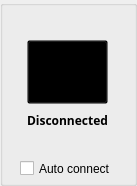
       <widget class="QGroupBox" name="groupBox_3">
        <property name="title">
         <string/>
        </property>
        <widget class="QPushButton" name="Connect_Button">
         <property name="geometry">
          <rect>
           <x>27</x>
           <y>40</y>
           <width>81</width>
           <height>64</height>
          </rect>
         </property>
         <property name="minimumSize">
          <size>
           <width>0</width>
           <height>64</height>
          </size>
         </property>
         <property name="font">
          <font>
           <family>Arial Rounded MT Bold</family>
          </font>
         </property>
         <property name="styleSheet">
          <string notr="true">background:transparent;background-image:url(':/new/prefix2/photos/Buttons/Green_Button_off');background-repeat:no-repeat;</string>
         </property>
         <property name="text">
          <string/>
         </property>
        </widget>
        <widget class="QLabel" name="Connect_Label">
         <property name="geometry">
          <rect>
           <x>7</x>
           <y>100</y>
           <width>121</width>
           <height>41</height>
          </rect>
         </property>
         <property name="maximumSize">
          <size>
           <width>16777215</width>
           <height>16777215</height>
          </size>
         </property>
         <property name="font">
          <font>
           <family>Arial Black</family>
           <pointsize>9</pointsize>
           <weight>75</weight>
           <bold>true</bold>
          </font>
         </property>
         <property name="styleSheet">
          <string notr="true"/>
         </property>
         <property name="text">
          <string>Disconnected</string>
         </property>
         <property name="alignment">
          <set>Qt::AlignCenter</set>
         </property>
        </widget>
        <widget class="QLabel" name="label_19">
         <property name="geometry">
          <rect>
           <x>7</x>
           <y>30</y>
           <width>47</width>
           <height>131</height>
          </rect>
         </property>
         <property name="styleSheet">
          <string notr="true">background-image: url(':new/prefix2/photos/Rahmen_Links.png');
background-color:none;
background-repeat:no-repeat;</string>
         </property>
         <property name="text">
          <string/>
         </property>
        </widget>
        <widget class="QLabel" name="label_20">
         <property name="geometry">
          <rect>
           <x>77</x>
           <y>30</y>
           <width>51</width>
           <height>131</height>
          </rect>
         </property>
         <property name="styleSheet">
          <string notr="true">background-image: url(':new/prefix2/photos/Rahmen_Rechts.png');
background-color:none;
background-repeat:no-repeat;</string>
         </property>
         <property name="text">
          <string/>
         </property>
        </widget>
        <widget class="QLabel" name="label_21">
         <property name="geometry">
          <rect>
           <x>54</x>
           <y>30</y>
           <width>23</width>
           <height>131</height>
          </rect>
         </property>
         <property name="styleSheet">
          <string notr="true">background-image: url(':new/prefix2/photos/Rahmen_Mitte.png');
background-color:none;
background-repeat:repeat-x;</string>
         </property>
         <property name="text">
          <string/>
         </property>
        </widget>
        <widget class="QCheckBox" name="Autoconnect_Checkbox">
         <property name="geometry">
          <rect>
           <x>20</x>
           <y>160</y>
           <width>91</width>
           <height>17</height>
          </rect>
         </property>
         <property name="text">
          <string>Auto connect</string>
         </property>
        </widget>
        <zorder>label_19</zorder>
        <zorder>label_21</zorder>
        <zorder>label_20</zorder>
        <zorder>Connect_Label</zorder>
        <zorder>Connect_Button</zorder>
        <zorder>Autoconnect_Checkbox</zorder>
       </widget>
